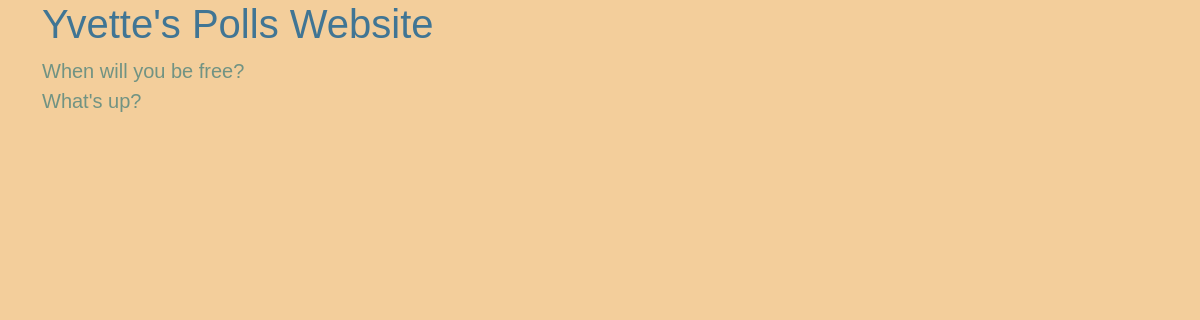
/polls/, run on an earlier commit of the app's database.
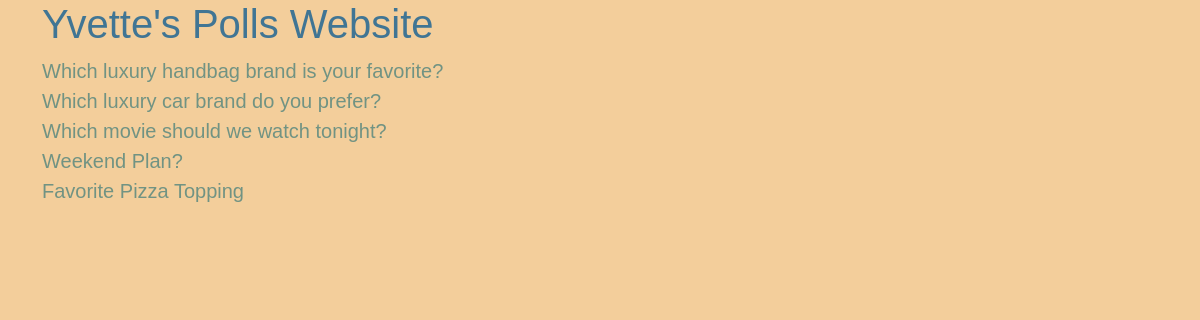
And on a later commit of the database.
### polls/models.py (models this page shows, shortened)
class Question(models.Model):
    question_text = models.CharField(max_length=200)
    pub_date = models.DateTimeField('date published')
    voter = models.CharField(max_length=50, null=True, blank=True)
    is_multiple_choice = models.BooleanField(default=False)

### polls/views.py (the view)
# urls.py: path('', views.IndexView.as_view(), name='index'),
class IndexView(generic.ListView):
    template_name = 'polls/index.html'
    context_object_name = 'latest_question_list'
    def get_queryset(self):
        return Question.objects.filter(pub_date__lte=timezone.now()).order_by('-pub_date')[:20]

### polls/templates/polls/index.html (shortened to what this page needs)
{% load static %}
<html>
<head>
    <link rel="stylesheet" href="{% static 'polls/style.css' %}">
    {% load bootstrap5 %}
    {% bootstrap_css %}
</head>
<body>
    <div class="container">
        <h1>Yvette's Polls Website</h1>
        {% if latest_question_list %}
            <ul class="list-unstyled">
            {% for question in latest_question_list %}
                <li><a class="text-decoration-none" href="{% url 'polls:detail' question.id %}">{{ question.question_text }}</a></li>
            {% endfor %}
            </ul>
        {% else %}
            <p>No polls are available.</p>
        {% endif %}
    </div>
</body>
</html>

What changed in the data, as far as the page shows it:
added Question: question_text "Which luxury handbag brand is your favorite?"
added Question: question_text "Which luxury car brand do you prefer?"
added Question: question_text "Which movie should we watch tonight?"
changed Question: question_text "When will you be free?" → "Weekend Plan?"
changed Question: question_text "What's up?" → "Favorite Pizza Topping"
